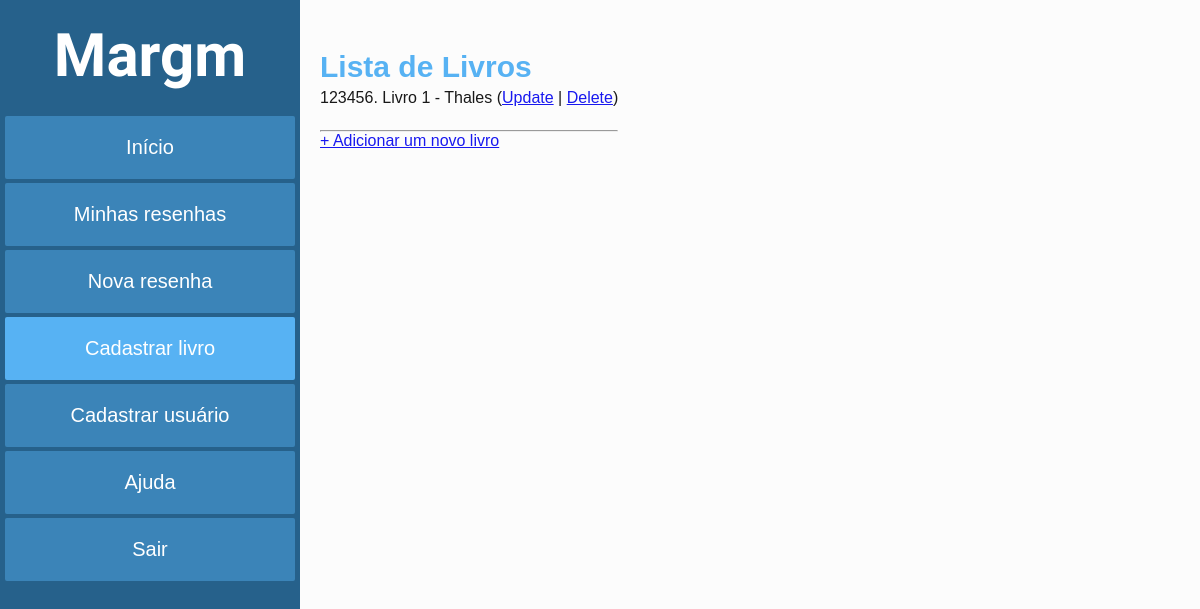
Page /livros/ on the earlier database version.
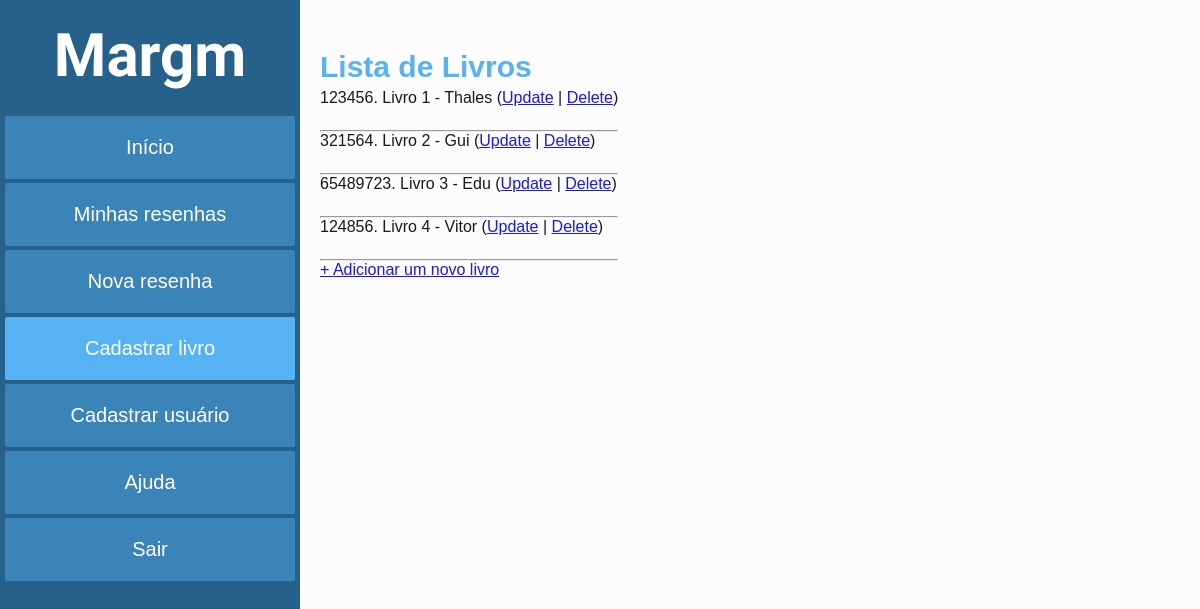
Same page on the later database version.
### livros/models.py (models this page shows)
class Livro(models.Model):
    id = models.AutoField(primary_key=True)
    isbn = models.CharField(max_length=13)
    titulo = models.CharField(max_length=100)
    genero = models.CharField(max_length=50)
    autor = models.CharField(max_length=100)
    editora = models.CharField(max_length=100)
    ano_publicacao = models.IntegerField()
    numero_paginas = models.IntegerField()
    rating = models.FloatField(null=True)
    created_at = models.DateTimeField(auto_now_add=True)
    created_by = models.ForeignKey(Usuario, models.DO_NOTHING)

### livros/views.py (the view)
# urls.py: path('', views.LivroListView.as_view(), name='Livro_list'),
class LivroListView(ListView):
    model = Livro
    context_object_name = 'Livros'

### livros/templates/livros/livro_list.html (shortened to what this page needs)
<!DOCTYPE html>
{% load static %}
<html lang="pt-br">
<head>
    <link rel="stylesheet" href="/static/livros/styles/livro_form.css">
</head>
<body>
    <div id="menu-lateral">
        <h1>Margm</h1>
        <a target="_self" hreflang="pt-br">Início</a>
        <a target="_self" hreflang="pt-br">Minhas resenhas</a>
        <a target="_self" hreflang="pt-br">Nova resenha</a>
        <a id="selecionado" href="/livros/create/" target="_self" hreflang="pt-br">Cadastrar livro</a>
        <a href="/usuarios/create/" target="_self" hreflang="pt-br">Cadastrar usuário</a>
        <a target="_self" hreflang="pt-br">Ajuda</a>
        <a target="_self" hreflang="pt-br">Sair</a>
    </div>
    <div id="cadastrar-livro">
        <h2>Lista de Livros</h2>
        {% for Livro in Livros %}
            <p>{{ Livro.isbn }}. {{ Livro.titulo }} - {{ Livro.autor }}
                (<a href="{% url 'Livro_update' Livro.id %}">Update</a> |
                <a href="{% url 'Livro_delete' Livro.id %}">Delete</a>)
            </p>
            <br><hr/>
        {% endfor %}
        <p> <a href="{% url 'Livro_create' %}"> + Adicionar um novo livro</a></p>
    </div>
</body>
</html>

### livros/static/livros/styles/livro_form.css (style rules this page uses)
:root { --azul1: #57B2F3; --azul2: #3196da; --azul3: #004678d8; --azul4: #57b2f36e; --sombra1: 5px 5px 3px rgba(0, 0, 0, 0.041); }
* { margin: 0; padding: 0; }
body { font-family: Arial, sans-serif; height: 100%; width: 100%; background-color: #FCFCFC; overflow: auto; display: flex; flex-direction: row; }
#menu-lateral { background-color: var(--azul3); width: 300px; height: 100vh; display: flex; flex-direction: column; justify-content: top; }
h1 { font-family: "Ribeye", serif; font-size: 60px; color: white; text-align: center; padding: 20px; }
#menu-lateral a { background-color: var(--azul4); text-decoration: none; color: white; text-align: center; margin: 5px; margin-bottom: -1px; padding: 20px; border-radius: 2px; width: 250px; font-size: 20px; }
#menu-lateral #selecionado { background-color: var(--azul1); }
#cadastrar-livro { margin-left: 20px; }
h2 { font-size: 30px; color: var(--azul1); margin-bottom: 5px; margin-top: 50px; }
p { opacity: 90%; margin-bottom: 5px; }

Differences in the rows shown:
added Livro: isbn "321564", titulo "Livro 2", autor "Gui"
added Livro: isbn "65489723", titulo "Livro 3", autor "Edu"
added Livro: isbn "124856", titulo "Livro 4", autor "Vitor"
